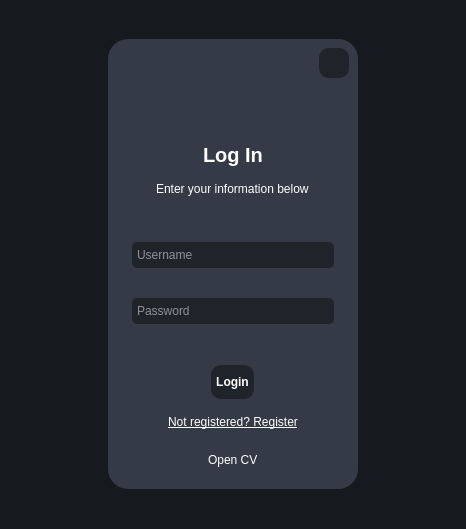
<?xml version="1.0" encoding="UTF-8"?>
<ui version="4.0">
 <class>MainWindow</class>
 <widget class="QMainWindow" name="MainWindow">
  <property name="geometry">
   <rect>
    <x>0</x>
    <y>0</y>
    <width>466</width>
    <height>529</height>
   </rect>
  </property>
  <property name="sizePolicy">
   <sizepolicy hsizetype="Preferred" vsizetype="Preferred">
    <horstretch>0</horstretch>
    <verstretch>0</verstretch>
   </sizepolicy>
  </property>
  <property name="minimumSize">
   <size>
    <width>0</width>
    <height>0</height>
   </size>
  </property>
  <property name="maximumSize">
   <size>
    <width>16777215</width>
    <height>16777215</height>
   </size>
  </property>
  <property name="windowTitle">
   <string>MainWindow</string>
  </property>
  <property name="styleSheet">
   <string notr="true">*{
	border: none;
	background-color: transparent;
	background: transparent;
	padding: 0;
	margin: 0;
	color: #fff;
}

#profileCentralwidget{
	background-color: #16191d;
}

#widget{
	background-color: #343b47;
	border-radius: 20px;
}

QLineEdit{
	background-color: #1f232a;
	padding: 5px 3px;
	border-radius: 5px;
}

QPushButton{
	background-color:#1f232a;
	padding: 10px 5px;
	border-radius: 10px;
}

#to_login, #to_register{
	background-color: transparent;
}

</string>
  </property>
  <widget class="QWidget" name="profileCentralwidget">
   <layout class="QGridLayout" name="gridLayout">
    <item row="0" column="0">
     <widget class="QWidget" name="widget" native="true">
      <property name="minimumSize">
       <size>
        <width>250</width>
        <height>450</height>
       </size>
      </property>
      <property name="maximumSize">
       <size>
        <width>250</width>
        <height>450</height>
       </size>
      </property>
      <layout class="QVBoxLayout" name="verticalLayout">
       <item alignment="Qt::AlignRight">
        <widget class="QPushButton" name="closeBtn">
         <property name="sizePolicy">
          <sizepolicy hsizetype="Preferred" vsizetype="Preferred">
           <horstretch>0</horstretch>
           <verstretch>0</verstretch>
          </sizepolicy>
         </property>
         <property name="minimumSize">
          <size>
           <width>30</width>
           <height>30</height>
          </size>
         </property>
         <property name="maximumSize">
          <size>
           <width>30</width>
           <height>30</height>
          </size>
         </property>
         <property name="text">
          <string/>
         </property>
         <property name="icon">
          <iconset resource="../loginRegisterApp/resources_profile.qrc">
           <normaloff>:/icons/icons/x-circle.svg</normaloff>:/icons/icons/x-circle.svg</iconset>
         </property>
         <property name="iconSize">
          <size>
           <width>24</width>
           <height>24</height>
          </size>
         </property>
        </widget>
       </item>
       <item>
        <widget class="QCustomStackedWidget" name="stackedWidget">
         <property name="currentIndex">
          <number>1</number>
         </property>
         <widget class="QWidget" name="registerPage">
          <layout class="QVBoxLayout" name="verticalLayout_3">
           <property name="leftMargin">
            <number>6</number>
           </property>
           <property name="topMargin">
            <number>0</number>
           </property>
           <property name="rightMargin">
            <number>6</number>
           </property>
           <property name="bottomMargin">
            <number>6</number>
           </property>
           <item alignment="Qt::AlignHCenter">
            <widget class="QLabel" name="label">
             <property name="minimumSize">
              <size>
               <width>50</width>
               <height>50</height>
              </size>
             </property>
             <property name="maximumSize">
              <size>
               <width>50</width>
               <height>50</height>
              </size>
             </property>
             <property name="text">
              <string/>
             </property>
             <property name="pixmap">
              <pixmap resource="../loginRegisterApp/resources_profile.qrc">:/icons/icons/user-plus.svg</pixmap>
             </property>
             <property name="scaledContents">
              <bool>true</bool>
             </property>
            </widget>
           </item>
           <item alignment="Qt::AlignHCenter|Qt::AlignTop">
            <widget class="QLabel" name="label_2">
             <property name="font">
              <font>
               <pointsize>15</pointsize>
               <weight>75</weight>
               <bold>true</bold>
              </font>
             </property>
             <property name="text">
              <string>Sign Up</string>
             </property>
            </widget>
           </item>
           <item alignment="Qt::AlignHCenter|Qt::AlignTop">
            <widget class="QLabel" name="label_3">
             <property name="text">
              <string>Enter your information below</string>
             </property>
            </widget>
           </item>
           <item>
            <widget class="QFrame" name="frame">
             <property name="minimumSize">
              <size>
               <width>0</width>
               <height>150</height>
              </size>
             </property>
             <property name="maximumSize">
              <size>
               <width>16777215</width>
               <height>150</height>
              </size>
             </property>
             <property name="styleSheet">
              <string notr="true"/>
             </property>
             <property name="frameShape">
              <enum>QFrame::StyledPanel</enum>
             </property>
             <property name="frameShadow">
              <enum>QFrame::Raised</enum>
             </property>
             <layout class="QVBoxLayout" name="verticalLayout_4">
              <property name="leftMargin">
               <number>6</number>
              </property>
              <property name="topMargin">
               <number>6</number>
              </property>
              <property name="rightMargin">
               <number>6</number>
              </property>
              <property name="bottomMargin">
               <number>6</number>
              </property>
              <item>
               <widget class="QLineEdit" name="username_1">
                <property name="placeholderText">
                 <string>Username</string>
                </property>
               </widget>
              </item>
              <item>
               <widget class="QLineEdit" name="password_1">
                <property name="echoMode">
                 <enum>QLineEdit::Password</enum>
                </property>
                <property name="placeholderText">
                 <string>Password</string>
                </property>
               </widget>
              </item>
              <item>
               <widget class="QLineEdit" name="confirmpassword">
                <property name="echoMode">
                 <enum>QLineEdit::Password</enum>
                </property>
                <property name="placeholderText">
                 <string>Confirm Password</string>
                </property>
               </widget>
              </item>
             </layout>
            </widget>
           </item>
           <item alignment="Qt::AlignHCenter">
            <widget class="QPushButton" name="registerBtn">
             <property name="sizePolicy">
              <sizepolicy hsizetype="Fixed" vsizetype="Fixed">
               <horstretch>0</horstretch>
               <verstretch>0</verstretch>
              </sizepolicy>
             </property>
             <property name="minimumSize">
              <size>
               <width>0</width>
               <height>0</height>
              </size>
             </property>
             <property name="maximumSize">
              <size>
               <width>100</width>
               <height>100</height>
              </size>
             </property>
             <property name="font">
              <font>
               <pointsize>9</pointsize>
               <weight>75</weight>
               <bold>true</bold>
              </font>
             </property>
             <property name="text">
              <string>Register</string>
             </property>
             <property name="icon">
              <iconset resource="../loginRegisterApp/resources_profile.qrc">
               <normaloff>:/icons/icons/log-in.svg</normaloff>:/icons/icons/log-in.svg</iconset>
             </property>
            </widget>
           </item>
           <item alignment="Qt::AlignHCenter">
            <widget class="QPushButton" name="to_login">
             <property name="minimumSize">
              <size>
               <width>0</width>
               <height>0</height>
              </size>
             </property>
             <property name="maximumSize">
              <size>
               <width>16777215</width>
               <height>50</height>
              </size>
             </property>
             <property name="font">
              <font>
               <underline>true</underline>
              </font>
             </property>
             <property name="text">
              <string>Already registered? Login</string>
             </property>
            </widget>
           </item>
           <item alignment="Qt::AlignHCenter">
            <widget class="QLabel" name="label_4">
             <property name="minimumSize">
              <size>
               <width>0</width>
               <height>0</height>
              </size>
             </property>
             <property name="text">
              <string>Open CV</string>
             </property>
            </widget>
           </item>
          </layout>
         </widget>
         <widget class="QWidget" name="loginPage">
          <layout class="QVBoxLayout" name="verticalLayout_6">
           <property name="leftMargin">
            <number>6</number>
           </property>
           <property name="topMargin">
            <number>0</number>
           </property>
           <property name="rightMargin">
            <number>6</number>
           </property>
           <property name="bottomMargin">
            <number>6</number>
           </property>
           <item alignment="Qt::AlignHCenter">
            <widget class="QLabel" name="label_5">
             <property name="minimumSize">
              <size>
               <width>50</width>
               <height>50</height>
              </size>
             </property>
             <property name="maximumSize">
              <size>
               <width>50</width>
               <height>50</height>
              </size>
             </property>
             <property name="text">
              <string/>
             </property>
             <property name="pixmap">
              <pixmap resource="../loginRegisterApp/resources_profile.qrc">:/icons/icons/user-check.svg</pixmap>
             </property>
             <property name="scaledContents">
              <bool>true</bool>
             </property>
            </widget>
           </item>
           <item alignment="Qt::AlignHCenter">
            <widget class="QLabel" name="label_6">
             <property name="font">
              <font>
               <pointsize>15</pointsize>
               <weight>75</weight>
               <bold>true</bold>
              </font>
             </property>
             <property name="text">
              <string>Log In</string>
             </property>
            </widget>
           </item>
           <item alignment="Qt::AlignHCenter">
            <widget class="QLabel" name="label_7">
             <property name="text">
              <string>Enter your information below</string>
             </property>
            </widget>
           </item>
           <item>
            <widget class="QFrame" name="frame_2">
             <property name="minimumSize">
              <size>
               <width>0</width>
               <height>150</height>
              </size>
             </property>
             <property name="maximumSize">
              <size>
               <width>16777215</width>
               <height>150</height>
              </size>
             </property>
             <property name="frameShape">
              <enum>QFrame::StyledPanel</enum>
             </property>
             <property name="frameShadow">
              <enum>QFrame::Raised</enum>
             </property>
             <layout class="QVBoxLayout" name="verticalLayout_5">
              <item>
               <widget class="QLineEdit" name="username_2">
                <property name="placeholderText">
                 <string>Username</string>
                </property>
               </widget>
              </item>
              <item>
               <widget class="QLineEdit" name="password_2">
                <property name="echoMode">
                 <enum>QLineEdit::Password</enum>
                </property>
                <property name="placeholderText">
                 <string>Password</string>
                </property>
               </widget>
              </item>
             </layout>
            </widget>
           </item>
           <item alignment="Qt::AlignHCenter">
            <widget class="QPushButton" name="loginBtn">
             <property name="font">
              <font>
               <pointsize>9</pointsize>
               <weight>75</weight>
               <bold>true</bold>
              </font>
             </property>
             <property name="text">
              <string>Login</string>
             </property>
             <property name="icon">
              <iconset resource="../loginRegisterApp/resources_profile.qrc">
               <normaloff>:/icons/icons/log-in.svg</normaloff>:/icons/icons/log-in.svg</iconset>
             </property>
            </widget>
           </item>
           <item alignment="Qt::AlignHCenter">
            <widget class="QPushButton" name="to_register">
             <property name="minimumSize">
              <size>
               <width>0</width>
               <height>0</height>
              </size>
             </property>
             <property name="maximumSize">
              <size>
               <width>16777215</width>
               <height>50</height>
              </size>
             </property>
             <property name="font">
              <font>
               <underline>true</underline>
              </font>
             </property>
             <property name="text">
              <string>Not registered? Register</string>
             </property>
            </widget>
           </item>
           <item alignment="Qt::AlignHCenter">
            <widget class="QLabel" name="label_8">
             <property name="text">
              <string>Open CV</string>
             </property>
            </widget>
           </item>
          </layout>
         </widget>
        </widget>
       </item>
      </layout>
     </widget>
    </item>
   </layout>
  </widget>
 </widget>
 <customwidgets>
  <customwidget>
   <class>QCustomStackedWidget</class>
   <extends>QStackedWidget</extends>
   <header>Custom_Widgets.Widgets.h</header>
   <container>1</container>
  </customwidget>
 </customwidgets>
 <resources>
  <include location="../loginRegisterApp/resources_profile.qrc"/>
 </resources>
 <connections/>
</ui>
